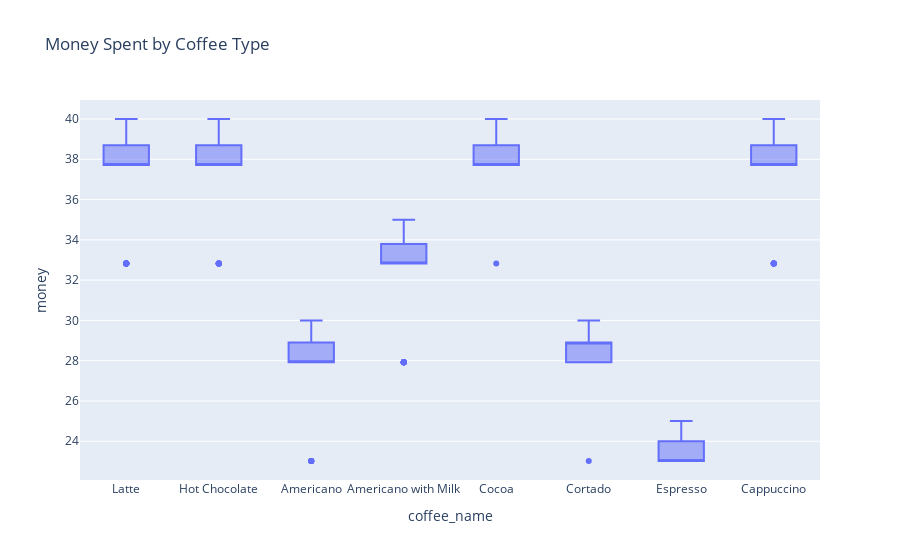

The notebook cell this image was saved under:
### Code cell
fig = px.box(df, x='coffee_name', y='money', title='Money Spent by Coffee Type')
fig.show()

### Figure 1 — Plotly figure (JSON) as saved in the notebook; plotly's stock layout.template omitted (floating-point values rounded to 4 significant figures; data arrays with more than 128 entries replaced by an {"elided": "..."} marker saying what was removed)
{"data": [{"alignmentgroup": "True", "hovertemplate": "coffee_name=%{x}<br>money=%{y}<extra></extra>", "legendgroup": "", "marker": {"color": "#636efa"}, "name": "", "notched": false, "offsetgroup": "", "orientation": "v", "showlegend": false, "type": "box", "x": {"elided": "976 str values"}, "x0": " ", "xaxis": "x", "y": {"elided": "976 float values"}, "y0": " ", "yaxis": "y"}], "layout": {"boxmode": "group", "legend": {"tracegroupgap": 0}, "title": {"text": "Money Spent by Coffee Type"}, "xaxis": {"anchor": "y", "domain": [0, 1], "title": {"text": "coffee_name"}}, "yaxis": {"anchor": "x", "domain": [0, 1], "title": {"text": "money"}}}}
